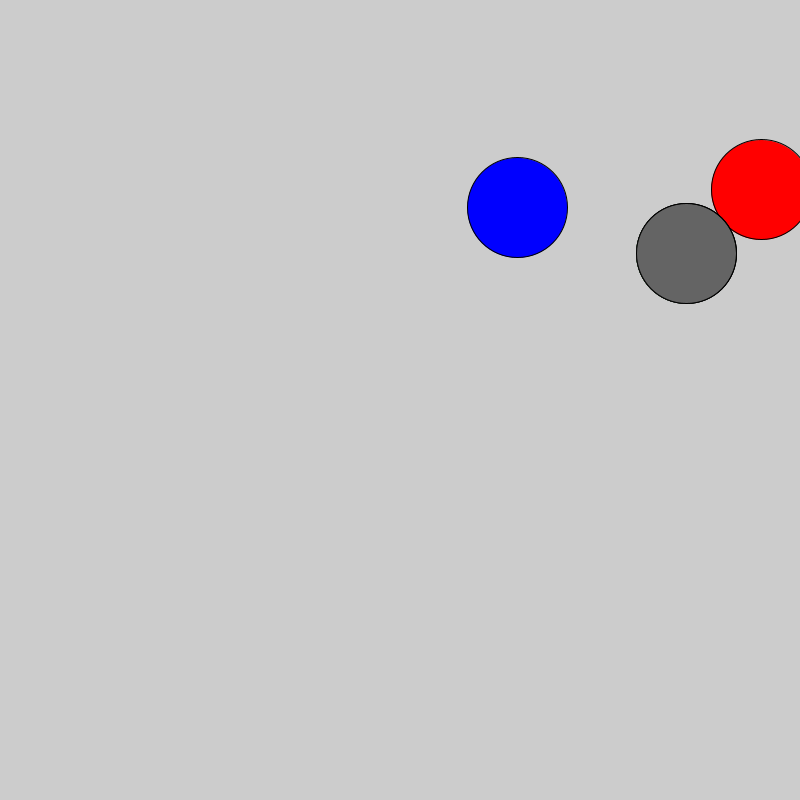
Frame 1 (no input)
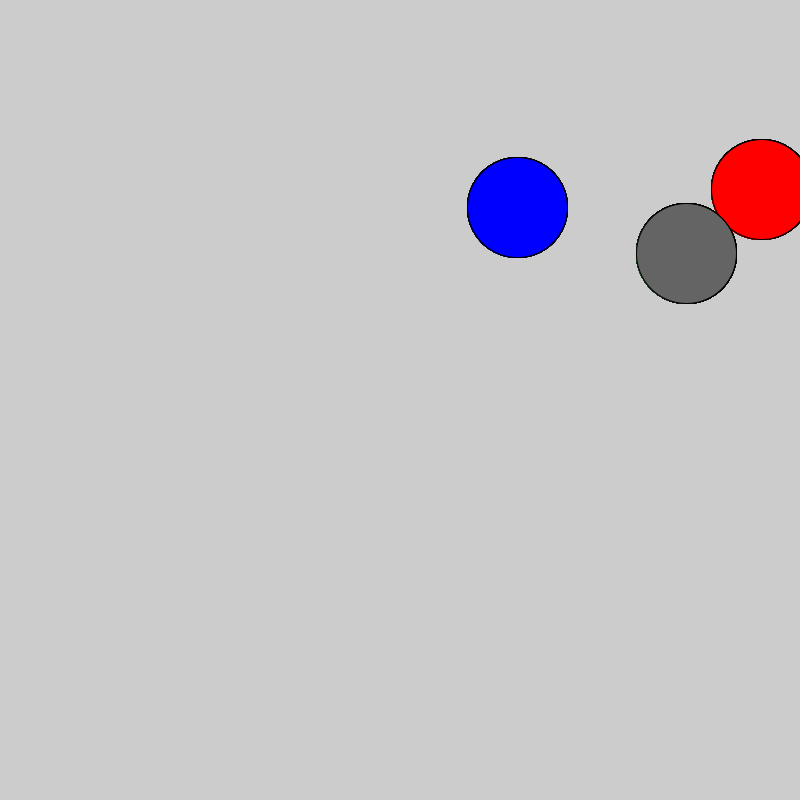
Frame 60 (the mouse pressed at the canvas centre just before this capture)
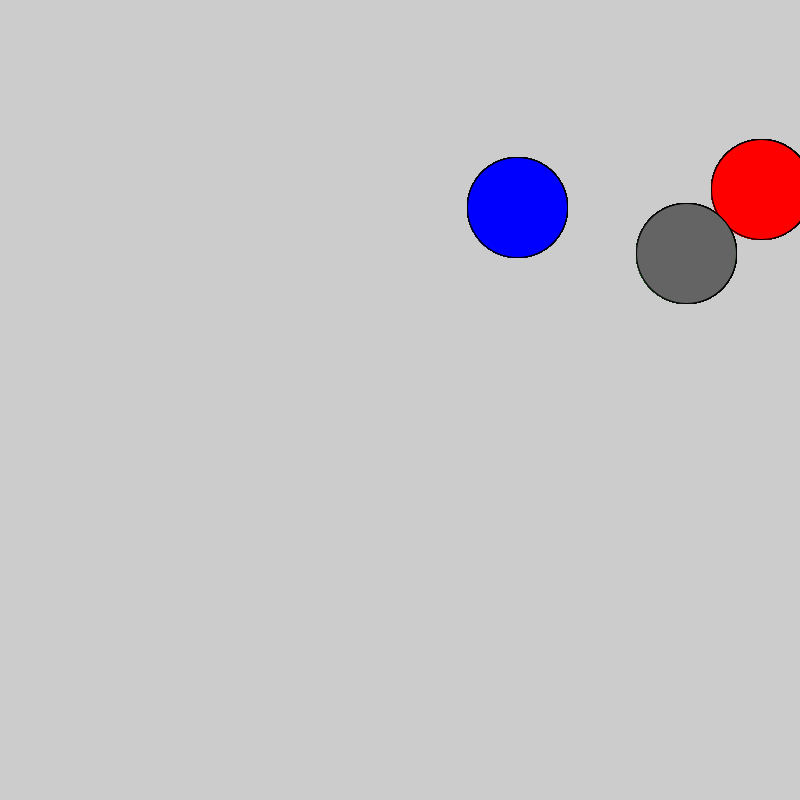
Frame 120 (the mouse held since frame 60 and released just before this capture)

The Processing sketch that drew these frames (run headless with seeded random() and noise(); from frame 60 on, the mouse is pressed at the canvas centre):

// Processing sketch: processing_77310
// ── processing_77310.pde

float radius = 100;

float bluex = random(800);
float bluey = random(800);
//bluei = 1;

float redx = random(800);
float redy = random(800);
int redi = 1;

float greenx = random(800);
float greeny = random(800);
int greeni;

boolean eaten;
boolean end = false;

void setup()
{
  size(800,800);
}

void draw()
{
  bluellipse();
  redellipse();
  greenellipse();
  check();
}

void redellipse()
{
  
  if(redi==1)
  {
    fill(255,0,0);
    ellipse(redx,redy,radius,radius);
    redi++;
  }
  
  else if(redi==2)
  {
    fill(255,0,0);
    ellipse(redx,redy,radius,radius);
    redi++;
  }
  
  else if(redi==3)
  {
    fill(255,0,0);
    ellipse(redx,redy,radius,radius);
    redi++;
  }
  
  else if(redi==4)
  {
    fill(255,0,0);
    ellipse(redx,redy,radius,radius);
    redi++;
  }
  
  else if(redi==5)
  {
    fill(255,0,0);
    ellipse(redx,redy,radius,radius);
    redi++;
  }
  
  else if(redi==6)
  {
    fill(255,0,0);
    ellipse(redx,redy,radius,radius);
    redi++;
  }
  
  else if(redi==7)
  {
    fill(255,0,0);
    ellipse(redx,redy,radius,radius);
    redi++;
  }
  
  else if(redi==8)
  {
    fill(255,0,0);
    ellipse(redx,redy,radius,radius);
    redi++;
  }
  
  else if(redi==9)
  {
    fill(255,0,0);
    ellipse(redx,redy,radius,radius);
    greeni++;
  }
  
  else if(redi==10)
  {
    fill(255,0,0);
    ellipse(redx,redy,radius,radius);
    redi++;
  }
  
  else if(redi==11)
  {
    fill(255,0,0);
    ellipse(redx,redy,radius,radius);
    redi++;
  }
  
  else if(redi==12)
  {
    fill(255,0,0);
    ellipse(redx,redy,radius,radius);
    redi++;
  }
  
  else if(redi==13)
  {
    fill(255,0,0);
    ellipse(redx,redy,radius,radius);
    redi++;
  }
  
  else if(redi==14)
  {
    fill(255,0,0);
    ellipse(redx,redy,radius,radius);
    redi++;
  }
  
  else if(redi==15)
  {
    fill(255,0,0);
    ellipse(redx,redy,radius,radius);
    redi++;
  }
  
}

void bluellipse()
{
  fill(0,0,255);
  ellipse(bluex,bluey,radius,radius); 
}

void greenellipse()
{
  fill(0,255,0);
  ellipse(greenx,greeny,radius,radius);
}

void check()
{
if (dist(redx, redy, greenx, greeny)<radius*2 || dist(bluex, bluey, greenx, greeny)<radius*2) { // this if statement checks to see if the white ellipse is near either of the predator ellipses
    if (eaten==false) {
      fill(0);
      ellipse(greenx, greeny, radius, radius);
      
      eaten=true;
    }
  }
  else 
  {
    eaten=false;
  }
  if (eaten==true) 
  { 
    fill(100);
    ellipse(greenx, greeny, radius, radius);
  }
}
